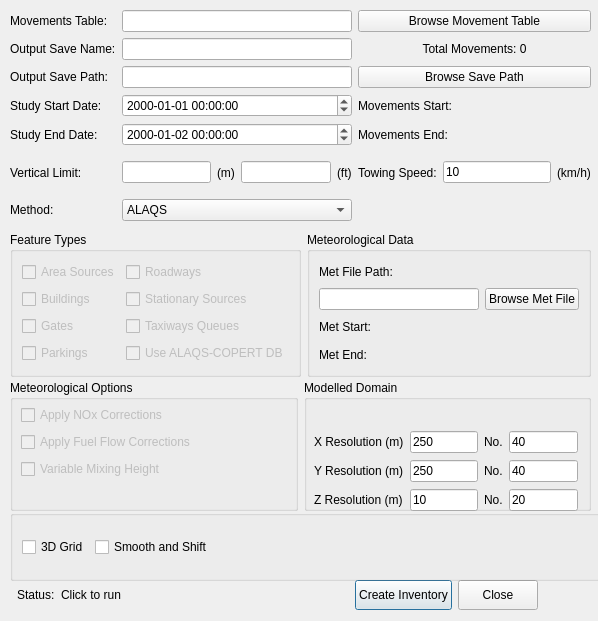
<?xml version="1.0" encoding="UTF-8"?>
<ui version="4.0">
 <class>DialogInventory</class>
 <widget class="QDialog" name="DialogInventory">
  <property name="geometry">
   <rect>
    <x>0</x>
    <y>0</y>
    <width>598</width>
    <height>621</height>
   </rect>
  </property>
  <property name="sizePolicy">
   <sizepolicy hsizetype="Fixed" vsizetype="Fixed">
    <horstretch>0</horstretch>
    <verstretch>0</verstretch>
   </sizepolicy>
  </property>
  <property name="minimumSize">
   <size>
    <width>450</width>
    <height>400</height>
   </size>
  </property>
  <property name="windowTitle">
   <string>Generate Emission Inventory</string>
  </property>
  <widget class="QWidget" name="layoutWidget">
   <property name="geometry">
    <rect>
     <x>17</x>
     <y>580</y>
     <width>521</width>
     <height>30</height>
    </rect>
   </property>
   <layout class="QHBoxLayout" name="horizontalLayout_2">
    <item>
     <widget class="QLabel" name="label_9">
      <property name="maximumSize">
       <size>
        <width>16777215</width>
        <height>30</height>
       </size>
      </property>
      <property name="text">
       <string>Status:</string>
      </property>
     </widget>
    </item>
    <item>
     <widget class="QLabel" name="status_update">
      <property name="maximumSize">
       <size>
        <width>16777215</width>
        <height>30</height>
       </size>
      </property>
      <property name="text">
       <string>Click to run</string>
      </property>
     </widget>
    </item>
    <item>
     <spacer name="horizontalSpacer_5">
      <property name="orientation">
       <enum>Qt::Horizontal</enum>
      </property>
      <property name="sizeHint" stdset="0">
       <size>
        <width>40</width>
        <height>20</height>
       </size>
      </property>
     </spacer>
    </item>
    <item>
     <widget class="QPushButton" name="create_inventory">
      <property name="maximumSize">
       <size>
        <width>16777215</width>
        <height>30</height>
       </size>
      </property>
      <property name="text">
       <string>Create Inventory</string>
      </property>
     </widget>
    </item>
    <item>
     <widget class="QPushButton" name="cancel">
      <property name="maximumSize">
       <size>
        <width>16777215</width>
        <height>30</height>
       </size>
      </property>
      <property name="text">
       <string>Close</string>
      </property>
     </widget>
    </item>
   </layout>
  </widget>
  <widget class="QGroupBox" name="groupBox_2">
   <property name="geometry">
    <rect>
     <x>10</x>
     <y>510</y>
     <width>591</width>
     <height>71</height>
    </rect>
   </property>
   <property name="sizePolicy">
    <sizepolicy hsizetype="Preferred" vsizetype="Minimum">
     <horstretch>0</horstretch>
     <verstretch>0</verstretch>
    </sizepolicy>
   </property>
   <property name="title">
    <string/>
   </property>
   <layout class="QHBoxLayout" name="horizontalLayout_7">
    <item>
     <layout class="QHBoxLayout" name="_2">
      <item>
       <widget class="QCheckBox" name="grid_3d">
        <property name="text">
         <string>3D Grid</string>
        </property>
       </widget>
      </item>
      <item>
       <widget class="QCheckBox" name="smooth_and_shift">
        <property name="sizePolicy">
         <sizepolicy hsizetype="Minimum" vsizetype="Minimum">
          <horstretch>0</horstretch>
          <verstretch>0</verstretch>
         </sizepolicy>
        </property>
        <property name="text">
         <string>Smooth and Shift</string>
        </property>
       </widget>
      </item>
      <item>
       <spacer name="horizontalSpacer_7">
        <property name="orientation">
         <enum>Qt::Horizontal</enum>
        </property>
        <property name="sizeHint" stdset="0">
         <size>
          <width>40</width>
          <height>20</height>
         </size>
        </property>
       </spacer>
      </item>
     </layout>
    </item>
   </layout>
  </widget>
  <widget class="QWidget" name="layoutWidget">
   <property name="geometry">
    <rect>
     <x>10</x>
     <y>232</y>
     <width>581</width>
     <height>145</height>
    </rect>
   </property>
   <layout class="QHBoxLayout" name="horizontalLayout_10">
    <item>
     <widget class="QGroupBox" name="groupBox">
      <property name="sizePolicy">
       <sizepolicy hsizetype="Preferred" vsizetype="Preferred">
        <horstretch>1</horstretch>
        <verstretch>0</verstretch>
       </sizepolicy>
      </property>
      <property name="title">
       <string>Feature Types</string>
      </property>
      <layout class="QHBoxLayout" name="horizontalLayout_5">
       <item>
        <layout class="QGridLayout" name="gridLayout_2">
         <item row="1" column="1">
          <widget class="QCheckBox" name="stationary_sources">
           <property name="enabled">
            <bool>false</bool>
           </property>
           <property name="text">
            <string>Stationary Sources</string>
           </property>
          </widget>
         </item>
         <item row="2" column="0">
          <widget class="QCheckBox" name="gates">
           <property name="enabled">
            <bool>false</bool>
           </property>
           <property name="text">
            <string>Gates</string>
           </property>
          </widget>
         </item>
         <item row="2" column="1">
          <widget class="QCheckBox" name="taxiway_queues">
           <property name="enabled">
            <bool>false</bool>
           </property>
           <property name="text">
            <string>Taxiways Queues</string>
           </property>
          </widget>
         </item>
         <item row="3" column="0">
          <widget class="QCheckBox" name="parking">
           <property name="enabled">
            <bool>false</bool>
           </property>
           <property name="text">
            <string>Parkings</string>
           </property>
          </widget>
         </item>
         <item row="0" column="0">
          <widget class="QCheckBox" name="area_sources">
           <property name="enabled">
            <bool>false</bool>
           </property>
           <property name="text">
            <string>Area Sources</string>
           </property>
           <property name="checked">
            <bool>false</bool>
           </property>
          </widget>
         </item>
         <item row="1" column="0">
          <widget class="QCheckBox" name="buildings">
           <property name="enabled">
            <bool>false</bool>
           </property>
           <property name="text">
            <string>Buildings</string>
           </property>
          </widget>
         </item>
         <item row="0" column="1">
          <widget class="QCheckBox" name="roadways">
           <property name="enabled">
            <bool>false</bool>
           </property>
           <property name="text">
            <string>Roadways</string>
           </property>
           <property name="checked">
            <bool>false</bool>
           </property>
          </widget>
         </item>
         <item row="3" column="1">
          <widget class="QCheckBox" name="use_copert_db">
           <property name="enabled">
            <bool>false</bool>
           </property>
           <property name="text">
            <string>Use ALAQS-COPERT DB</string>
           </property>
          </widget>
         </item>
        </layout>
       </item>
      </layout>
     </widget>
    </item>
    <item>
     <widget class="QGroupBox" name="groupBox_5">
      <property name="sizePolicy">
       <sizepolicy hsizetype="Preferred" vsizetype="Preferred">
        <horstretch>1</horstretch>
        <verstretch>0</verstretch>
       </sizepolicy>
      </property>
      <property name="title">
       <string>Meteorological Data</string>
      </property>
      <layout class="QHBoxLayout" name="horizontalLayout_3">
       <item>
        <layout class="QGridLayout" name="gridLayout_5">
         <item row="0" column="0">
          <widget class="QLabel" name="label_22">
           <property name="text">
            <string>Met File Path:</string>
           </property>
          </widget>
         </item>
         <item row="1" column="0">
          <layout class="QHBoxLayout" name="horizontalLayout_9">
           <item>
            <widget class="QLineEdit" name="met_file_path"/>
           </item>
           <item>
            <widget class="QPushButton" name="browse_met_file">
             <property name="text">
              <string>Browse Met File</string>
             </property>
            </widget>
           </item>
          </layout>
         </item>
         <item row="2" column="0">
          <widget class="QLabel" name="met_start">
           <property name="text">
            <string>Met Start:</string>
           </property>
          </widget>
         </item>
         <item row="3" column="0">
          <widget class="QLabel" name="met_end">
           <property name="text">
            <string>Met End:</string>
           </property>
          </widget>
         </item>
        </layout>
       </item>
      </layout>
     </widget>
    </item>
   </layout>
  </widget>
  <widget class="QWidget" name="layoutWidget">
   <property name="geometry">
    <rect>
     <x>10</x>
     <y>10</y>
     <width>581</width>
     <height>211</height>
    </rect>
   </property>
   <layout class="QGridLayout" name="gridLayout">
    <item row="3" column="1">
     <widget class="QDateTimeEdit" name="study_start_date">
      <property name="displayFormat">
       <string>yyyy-MM-dd HH:mm:ss</string>
      </property>
     </widget>
    </item>
    <item row="6" column="1">
     <widget class="QComboBox" name="method">
      <item>
       <property name="text">
        <string>ALAQS</string>
       </property>
      </item>
     </widget>
    </item>
    <item row="5" column="1">
     <layout class="QHBoxLayout" name="horizontalLayout">
      <item>
       <widget class="QLineEdit" name="vert_limit_m"/>
      </item>
      <item>
       <widget class="QLabel" name="label_7">
        <property name="text">
         <string>(m)</string>
        </property>
       </widget>
      </item>
      <item>
       <widget class="QLineEdit" name="vert_limit_ft"/>
      </item>
      <item>
       <widget class="QLabel" name="label_8">
        <property name="text">
         <string>(ft)</string>
        </property>
       </widget>
      </item>
     </layout>
    </item>
    <item row="6" column="0">
     <widget class="QLabel" name="label_10">
      <property name="text">
       <string>Method:</string>
      </property>
     </widget>
    </item>
    <item row="5" column="3">
     <layout class="QHBoxLayout" name="horizontalLayout_4">
      <item>
       <widget class="QLabel" name="label_11">
        <property name="text">
         <string>Towing Speed:</string>
        </property>
       </widget>
      </item>
      <item>
       <widget class="QLineEdit" name="towing_speed">
        <property name="text">
         <string>10</string>
        </property>
       </widget>
      </item>
      <item>
       <widget class="QLabel" name="label_12">
        <property name="text">
         <string>(km/h)</string>
        </property>
       </widget>
      </item>
     </layout>
    </item>
    <item row="0" column="0">
     <widget class="QLabel" name="label">
      <property name="text">
       <string>Movements Table:</string>
      </property>
     </widget>
    </item>
    <item row="0" column="1">
     <widget class="QLineEdit" name="movement_table_path">
      <property name="sizePolicy">
       <sizepolicy hsizetype="Expanding" vsizetype="Fixed">
        <horstretch>1</horstretch>
        <verstretch>0</verstretch>
       </sizepolicy>
      </property>
      <property name="text">
       <string/>
      </property>
     </widget>
    </item>
    <item row="0" column="3">
     <widget class="QPushButton" name="browse_movement_table">
      <property name="text">
       <string>Browse Movement Table</string>
      </property>
     </widget>
    </item>
    <item row="1" column="0">
     <widget class="QLabel" name="label_2">
      <property name="text">
       <string>Output Save Name:</string>
      </property>
     </widget>
    </item>
    <item row="1" column="1">
     <widget class="QLineEdit" name="output_save_name">
      <property name="sizePolicy">
       <sizepolicy hsizetype="Expanding" vsizetype="Fixed">
        <horstretch>1</horstretch>
        <verstretch>0</verstretch>
       </sizepolicy>
      </property>
     </widget>
    </item>
    <item row="2" column="0">
     <widget class="QLabel" name="label_3">
      <property name="text">
       <string>Output Save Path:</string>
      </property>
     </widget>
    </item>
    <item row="2" column="1">
     <widget class="QLineEdit" name="output_save_path">
      <property name="sizePolicy">
       <sizepolicy hsizetype="Expanding" vsizetype="Fixed">
        <horstretch>1</horstretch>
        <verstretch>0</verstretch>
       </sizepolicy>
      </property>
      <property name="text">
       <string/>
      </property>
     </widget>
    </item>
    <item row="2" column="3">
     <widget class="QPushButton" name="browse_save_path">
      <property name="text">
       <string>Browse Save Path</string>
      </property>
     </widget>
    </item>
    <item row="3" column="0">
     <widget class="QLabel" name="label_4">
      <property name="text">
       <string>Study Start Date:</string>
      </property>
     </widget>
    </item>
    <item row="4" column="0">
     <widget class="QLabel" name="label_5">
      <property name="text">
       <string>Study End Date:</string>
      </property>
     </widget>
    </item>
    <item row="4" column="1">
     <widget class="QDateTimeEdit" name="study_end_date">
      <property name="dateTime">
       <datetime>
        <hour>0</hour>
        <minute>0</minute>
        <second>0</second>
        <year>2000</year>
        <month>1</month>
        <day>2</day>
       </datetime>
      </property>
      <property name="displayFormat">
       <string>yyyy-MM-dd HH:mm:ss</string>
      </property>
     </widget>
    </item>
    <item row="5" column="0">
     <widget class="QLabel" name="label_6">
      <property name="text">
       <string>Vertical Limit:</string>
      </property>
     </widget>
    </item>
    <item row="4" column="3">
     <widget class="QLabel" name="movement_end">
      <property name="text">
       <string>Movements End:</string>
      </property>
     </widget>
    </item>
    <item row="3" column="3">
     <widget class="QLabel" name="movement_start">
      <property name="text">
       <string>Movements Start:</string>
      </property>
     </widget>
    </item>
    <item row="1" column="3">
     <widget class="QLabel" name="movements_total">
      <property name="text">
       <string>Total Movements: 0</string>
      </property>
      <property name="alignment">
       <set>Qt::AlignCenter</set>
      </property>
     </widget>
    </item>
   </layout>
  </widget>
  <widget class="QWidget" name="layoutWidget">
   <property name="geometry">
    <rect>
     <x>10</x>
     <y>380</y>
     <width>581</width>
     <height>131</height>
    </rect>
   </property>
   <layout class="QHBoxLayout" name="horizontalLayout_6">
    <item>
     <widget class="QGroupBox" name="groupBox_3">
      <property name="sizePolicy">
       <sizepolicy hsizetype="Preferred" vsizetype="Preferred">
        <horstretch>1</horstretch>
        <verstretch>0</verstretch>
       </sizepolicy>
      </property>
      <property name="title">
       <string>Meteorological Options</string>
      </property>
      <widget class="QWidget" name="layoutWidget">
       <property name="geometry">
        <rect>
         <x>11</x>
         <y>24</y>
         <width>206</width>
         <height>76</height>
        </rect>
       </property>
       <layout class="QGridLayout" name="gridLayout_3">
        <item row="2" column="0">
         <widget class="QCheckBox" name="variable_mixing_height">
          <property name="enabled">
           <bool>false</bool>
          </property>
          <property name="text">
           <string>Variable Mixing Height</string>
          </property>
         </widget>
        </item>
        <item row="1" column="0">
         <widget class="QCheckBox" name="apply_fuel_flow">
          <property name="enabled">
           <bool>false</bool>
          </property>
          <property name="text">
           <string>Apply Fuel Flow Corrections</string>
          </property>
         </widget>
        </item>
        <item row="0" column="0">
         <widget class="QCheckBox" name="apply_nox">
          <property name="enabled">
           <bool>false</bool>
          </property>
          <property name="text">
           <string>Apply NOx Corrections</string>
          </property>
         </widget>
        </item>
       </layout>
      </widget>
     </widget>
    </item>
    <item>
     <widget class="QGroupBox" name="groupBox_4">
      <property name="sizePolicy">
       <sizepolicy hsizetype="Preferred" vsizetype="Preferred">
        <horstretch>1</horstretch>
        <verstretch>0</verstretch>
       </sizepolicy>
      </property>
      <property name="title">
       <string>Modelled Domain</string>
      </property>
      <widget class="QWidget" name="layoutWidget">
       <property name="geometry">
        <rect>
         <x>10</x>
         <y>50</y>
         <width>264</width>
         <height>82</height>
        </rect>
       </property>
       <layout class="QGridLayout" name="gridLayout_4">
        <item row="0" column="0">
         <widget class="QLabel" name="label_16">
          <property name="text">
           <string>X Resolution (m)</string>
          </property>
         </widget>
        </item>
        <item row="0" column="1">
         <widget class="QLineEdit" name="x_resolution">
          <property name="text">
           <string>250</string>
          </property>
         </widget>
        </item>
        <item row="0" column="2">
         <widget class="QLabel" name="label_19">
          <property name="text">
           <string>No.</string>
          </property>
         </widget>
        </item>
        <item row="0" column="3">
         <widget class="QLineEdit" name="x_cells">
          <property name="text">
           <string>40</string>
          </property>
         </widget>
        </item>
        <item row="1" column="0">
         <widget class="QLabel" name="label_17">
          <property name="text">
           <string>Y Resolution (m)</string>
          </property>
         </widget>
        </item>
        <item row="1" column="1">
         <widget class="QLineEdit" name="y_resolution">
          <property name="text">
           <string>250</string>
          </property>
         </widget>
        </item>
        <item row="1" column="2">
         <widget class="QLabel" name="label_20">
          <property name="text">
           <string>No.</string>
          </property>
         </widget>
        </item>
        <item row="1" column="3">
         <widget class="QLineEdit" name="y_cells">
          <property name="text">
           <string>40</string>
          </property>
         </widget>
        </item>
        <item row="2" column="0">
         <widget class="QLabel" name="label_18">
          <property name="text">
           <string>Z Resolution (m)</string>
          </property>
         </widget>
        </item>
        <item row="2" column="1">
         <widget class="QLineEdit" name="z_resolution">
          <property name="text">
           <string>10</string>
          </property>
         </widget>
        </item>
        <item row="2" column="2">
         <widget class="QLabel" name="label_21">
          <property name="text">
           <string>No.</string>
          </property>
         </widget>
        </item>
        <item row="2" column="3">
         <widget class="QLineEdit" name="z_cells">
          <property name="text">
           <string>20</string>
          </property>
         </widget>
        </item>
       </layout>
      </widget>
     </widget>
    </item>
   </layout>
  </widget>
 </widget>
 <tabstops>
  <tabstop>movement_table_path</tabstop>
  <tabstop>browse_movement_table</tabstop>
  <tabstop>output_save_name</tabstop>
  <tabstop>output_save_path</tabstop>
  <tabstop>browse_save_path</tabstop>
  <tabstop>study_start_date</tabstop>
  <tabstop>study_end_date</tabstop>
  <tabstop>vert_limit_m</tabstop>
  <tabstop>vert_limit_ft</tabstop>
  <tabstop>towing_speed</tabstop>
  <tabstop>method</tabstop>
  <tabstop>area_sources</tabstop>
  <tabstop>buildings</tabstop>
  <tabstop>gates</tabstop>
  <tabstop>parking</tabstop>
  <tabstop>roadways</tabstop>
  <tabstop>stationary_sources</tabstop>
  <tabstop>taxiway_queues</tabstop>
  <tabstop>use_copert_db</tabstop>
  <tabstop>met_file_path</tabstop>
  <tabstop>browse_met_file</tabstop>
  <tabstop>apply_nox</tabstop>
  <tabstop>apply_fuel_flow</tabstop>
  <tabstop>variable_mixing_height</tabstop>
  <tabstop>x_resolution</tabstop>
  <tabstop>x_cells</tabstop>
  <tabstop>y_resolution</tabstop>
  <tabstop>y_cells</tabstop>
  <tabstop>z_resolution</tabstop>
  <tabstop>z_cells</tabstop>
  <tabstop>grid_3d</tabstop>
  <tabstop>smooth_and_shift</tabstop>
  <tabstop>create_inventory</tabstop>
  <tabstop>cancel</tabstop>
 </tabstops>
 <resources/>
 <connections/>
</ui>
